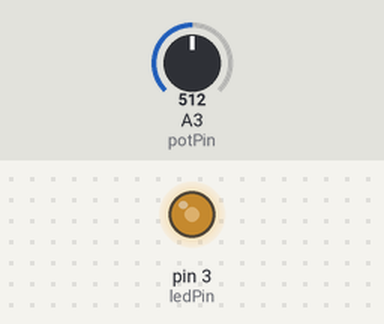
Bench run of a sketch on a simulated Arduino Uno, built with avr-gcc and run on an emulated ATmega328P. Shown: output pins drawn as LEDs (lit = HIGH). Inputs (shaded band) come from the test bench; at power-on: A3 (potPin) = 512.

Above: at 1.2 s.
1.3 s: A3 (potPin) set to 716
At 1.6 s:
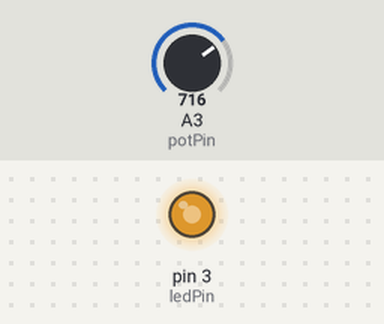
2.8 s: A3 (potPin) set to 900
At 4.0 s:
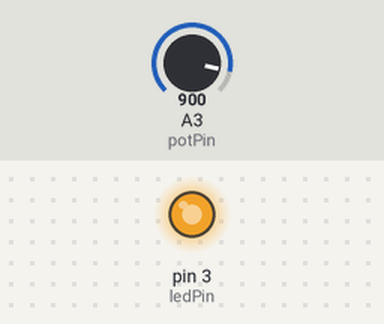
4.3 s: A3 (potPin) set to 122
At 5.2 s:
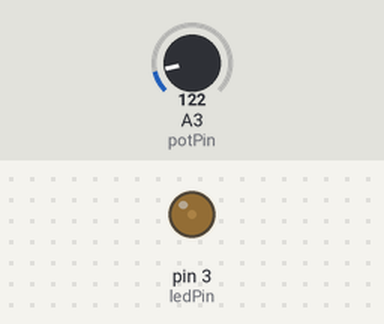
5.8 s: A3 (potPin) set to 0
At 6.5 s:
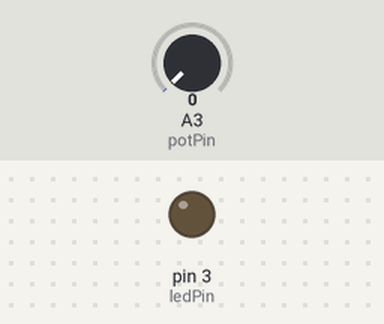
7.3 s: A3 (potPin) set to 511
At 7.8 s:
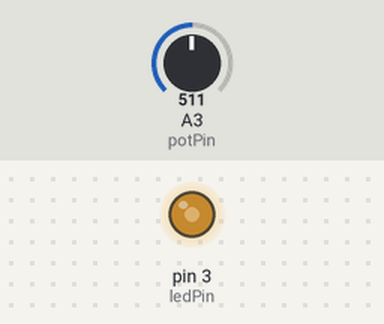
Timing chart, 0 to 9.8 s (numbered marks = the images above; inputs shaded):
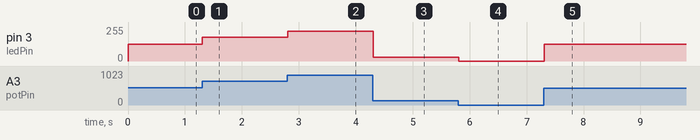

The sketch:

8.Potentiometer.ino
```cpp
// botdulars potentiometer example
/* Learn how to use a potentiometer to fade an LED with Arduino - Tutorial
   More info and circuit schematic: http://www.ardumotive.com/arduino-tutorials/arduino-fade-led
   Dev: Michalis Vasilakis / Date: 25/10/2014                                                   */


//Constants:
const int ledPin = 3;  //pin 3 has PWM funtion
const int potPin = A3; //pin A3 to read analog input

//Variables:
int value; //save analog value


void setup(){
  //Input or output?
  pinMode(ledPin, OUTPUT);
  pinMode(potPin, INPUT); //Optional

}

void loop(){

  value = analogRead(potPin);          //Read and save analog value from potentiometer
  value = map(value, 0, 1023, 0, 255); //Map value 0-1023 to 0-255 (PWM)
  analogWrite(ledPin, value);          //Send PWM value to led
  delay(100);                          //Small delay

}
```

Measured:
- after the input at 1.3 s, pin 3 (ledPin): 127/255 → 178/255 at once
- after the input at 2.8 s, pin 3 (ledPin): 178/255 → 224/255 at once
- after the input at 4.3 s, pin 3 (ledPin): 224/255 → 30/255 at once
- after the input at 5.8 s, pin 3 (ledPin): 30/255 → 0/255 at once
- after the input at 7.3 s, pin 3 (ledPin): 0/255 → 127/255 at once
